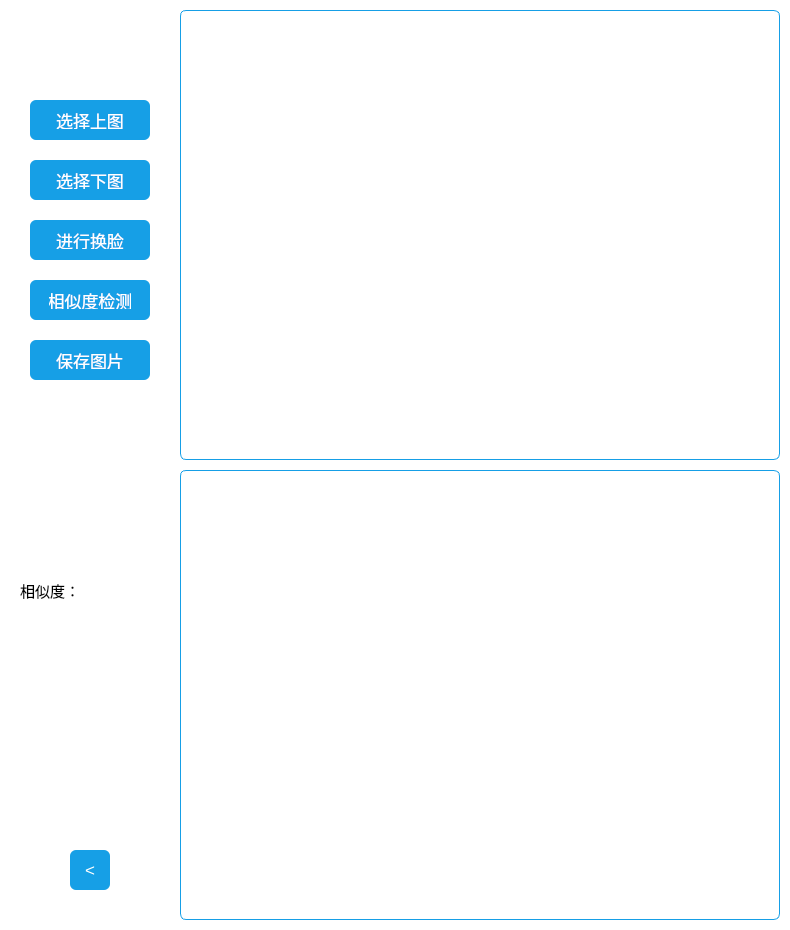
<?xml version="1.0" encoding="UTF-8"?>
<ui version="4.0">
 <class>PictureFaceMg</class>
 <widget class="QWidget" name="PictureFaceMg">
  <property name="geometry">
   <rect>
    <x>0</x>
    <y>0</y>
    <width>790</width>
    <height>930</height>
   </rect>
  </property>
  <property name="windowTitle">
   <string>PictureFaceMg</string>
  </property>
  <property name="styleSheet">
   <string notr="true">background:#fff</string>
  </property>
  <widget class="QLabel" name="label_input1">
   <property name="geometry">
    <rect>
     <x>180</x>
     <y>10</y>
     <width>600</width>
     <height>450</height>
    </rect>
   </property>
   <property name="styleSheet">
    <string notr="true">border:1px solid #169fe6;
border-radius: 6px;</string>
   </property>
   <property name="text">
    <string/>
   </property>
  </widget>
  <widget class="QLabel" name="label_input2">
   <property name="geometry">
    <rect>
     <x>180</x>
     <y>470</y>
     <width>600</width>
     <height>450</height>
    </rect>
   </property>
   <property name="styleSheet">
    <string notr="true">border:1px solid #169fe6;
border-radius: 6px;</string>
   </property>
   <property name="text">
    <string/>
   </property>
  </widget>
  <widget class="QPushButton" name="btn_input1">
   <property name="geometry">
    <rect>
     <x>30</x>
     <y>100</y>
     <width>120</width>
     <height>40</height>
    </rect>
   </property>
   <property name="styleSheet">
    <string notr="true">color: #fff;
text-shadow: 0 -1px 0 rgba(0,0,0,0.25);
background-color: #169fe6;
padding: 11px 19px;
font-size: 17px;
border-radius: 6px;
font-family: &quot;Microsoft YaHei UI&quot;</string>
   </property>
   <property name="text">
    <string>选择上图</string>
   </property>
  </widget>
  <widget class="QPushButton" name="btn_input2">
   <property name="geometry">
    <rect>
     <x>30</x>
     <y>160</y>
     <width>120</width>
     <height>40</height>
    </rect>
   </property>
   <property name="styleSheet">
    <string notr="true">color: #fff;
text-shadow: 0 -1px 0 rgba(0,0,0,0.25);
background-color: #169fe6;
padding: 11px 19px;
font-size: 17px;
border-radius: 6px;
font-family: &quot;Microsoft YaHei UI&quot;</string>
   </property>
   <property name="text">
    <string>选择下图</string>
   </property>
  </widget>
  <widget class="QPushButton" name="btn_faceSwap">
   <property name="geometry">
    <rect>
     <x>30</x>
     <y>220</y>
     <width>120</width>
     <height>40</height>
    </rect>
   </property>
   <property name="styleSheet">
    <string notr="true">color: #fff;
text-shadow: 0 -1px 0 rgba(0,0,0,0.25);
background-color: #169fe6;
padding: 11px 19px;
font-size: 17px;
border-radius: 6px;
font-family: &quot;Microsoft YaHei UI&quot;</string>
   </property>
   <property name="text">
    <string>进行换脸</string>
   </property>
  </widget>
  <widget class="QPushButton" name="btn_save">
   <property name="geometry">
    <rect>
     <x>30</x>
     <y>340</y>
     <width>120</width>
     <height>40</height>
    </rect>
   </property>
   <property name="styleSheet">
    <string notr="true">color: #fff;
text-shadow: 0 -1px 0 rgba(0,0,0,0.25);
background-color: #169fe6;
padding: 11px 19px;
font-size: 17px;
border-radius: 6px;
font-family: &quot;Microsoft YaHei UI&quot;</string>
   </property>
   <property name="text">
    <string>保存图片</string>
   </property>
  </widget>
  <widget class="QPushButton" name="btn_similarity">
   <property name="geometry">
    <rect>
     <x>30</x>
     <y>280</y>
     <width>120</width>
     <height>40</height>
    </rect>
   </property>
   <property name="styleSheet">
    <string notr="true">color: #fff;
text-shadow: 0 -1px 0 rgba(0,0,0,0.25);
background-color: #169fe6;
padding: 11px 19px;
font-size: 17px;
border-radius: 6px;
font-family: &quot;Microsoft YaHei UI&quot;</string>
   </property>
   <property name="text">
    <string>相似度检测</string>
   </property>
  </widget>
  <widget class="QLabel" name="label_similarity">
   <property name="geometry">
    <rect>
     <x>80</x>
     <y>580</y>
     <width>100</width>
     <height>20</height>
    </rect>
   </property>
   <property name="styleSheet">
    <string notr="true">font-size:15px
</string>
   </property>
   <property name="text">
    <string/>
   </property>
  </widget>
  <widget class="QPushButton" name="btn_back">
   <property name="geometry">
    <rect>
     <x>70</x>
     <y>850</y>
     <width>40</width>
     <height>40</height>
    </rect>
   </property>
   <property name="styleSheet">
    <string notr="true">color: #fff;
text-shadow: 0 -1px 0 rgba(0,0,0,0.25);
background-color: #169fe6;
font-size: 17px;
border-radius: 6px;
font-family: &quot;Microsoft YaHei UI&quot;</string>
   </property>
   <property name="text">
    <string>&lt;</string>
   </property>
  </widget>
  <widget class="QLabel" name="label_similarity_3">
   <property name="geometry">
    <rect>
     <x>20</x>
     <y>580</y>
     <width>60</width>
     <height>20</height>
    </rect>
   </property>
   <property name="styleSheet">
    <string notr="true">font-size:15px
</string>
   </property>
   <property name="text">
    <string>相似度：</string>
   </property>
  </widget>
 </widget>
 <layoutdefault spacing="6" margin="11"/>
 <resources/>
 <connections>
  <connection>
   <sender>btn_input1</sender>
   <signal>clicked()</signal>
   <receiver>PictureFaceMg</receiver>
   <slot>inputImage1()</slot>
   <hints>
    <hint type="sourcelabel">
     <x>93</x>
     <y>118</y>
    </hint>
    <hint type="destinationlabel">
     <x>20</x>
     <y>121</y>
    </hint>
   </hints>
  </connection>
  <connection>
   <sender>btn_input2</sender>
   <signal>clicked()</signal>
   <receiver>PictureFaceMg</receiver>
   <slot>inputImage2()</slot>
   <hints>
    <hint type="sourcelabel">
     <x>75</x>
     <y>177</y>
    </hint>
    <hint type="destinationlabel">
     <x>24</x>
     <y>176</y>
    </hint>
   </hints>
  </connection>
  <connection>
   <sender>btn_faceSwap</sender>
   <signal>clicked()</signal>
   <receiver>PictureFaceMg</receiver>
   <slot>faceSwap()</slot>
   <hints>
    <hint type="sourcelabel">
     <x>77</x>
     <y>253</y>
    </hint>
    <hint type="destinationlabel">
     <x>18</x>
     <y>247</y>
    </hint>
   </hints>
  </connection>
  <connection>
   <sender>btn_similarity</sender>
   <signal>clicked()</signal>
   <receiver>PictureFaceMg</receiver>
   <slot>similarityDetection()</slot>
   <hints>
    <hint type="sourcelabel">
     <x>79</x>
     <y>297</y>
    </hint>
    <hint type="destinationlabel">
     <x>21</x>
     <y>301</y>
    </hint>
   </hints>
  </connection>
  <connection>
   <sender>btn_save</sender>
   <signal>clicked()</signal>
   <receiver>PictureFaceMg</receiver>
   <slot>save()</slot>
   <hints>
    <hint type="sourcelabel">
     <x>61</x>
     <y>362</y>
    </hint>
    <hint type="destinationlabel">
     <x>19</x>
     <y>364</y>
    </hint>
   </hints>
  </connection>
  <connection>
   <sender>btn_back</sender>
   <signal>clicked()</signal>
   <receiver>PictureFaceMg</receiver>
   <slot>back()</slot>
   <hints>
    <hint type="sourcelabel">
     <x>87</x>
     <y>871</y>
    </hint>
    <hint type="destinationlabel">
     <x>54</x>
     <y>867</y>
    </hint>
   </hints>
  </connection>
 </connections>
 <slots>
  <slot>inputImage1()</slot>
  <slot>inputImage2()</slot>
  <slot>faceSwap()</slot>
  <slot>similarityDetection()</slot>
  <slot>back()</slot>
  <slot>save()</slot>
 </slots>
</ui>
